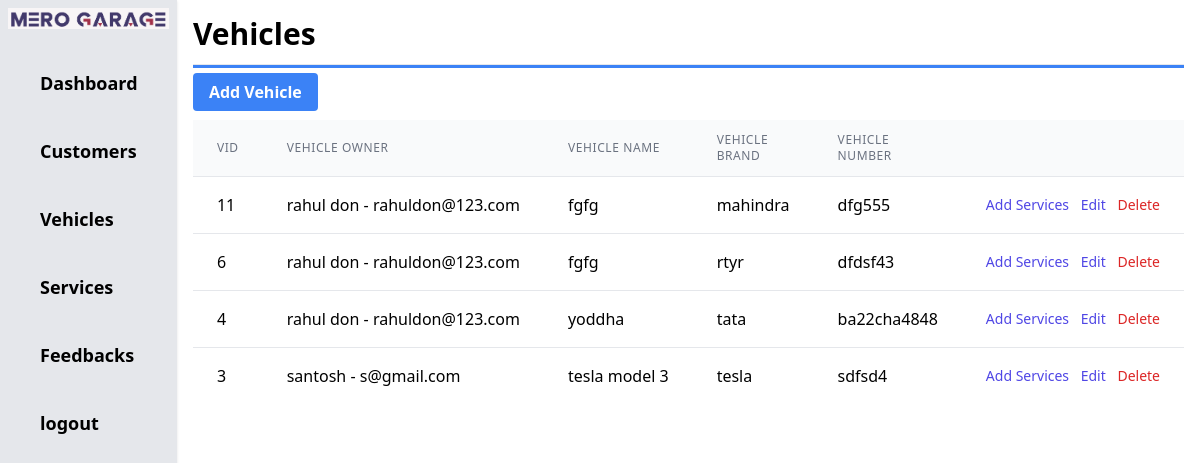
Page /admin/vehicles.php (signed in) on the committed database.
### tables this page shows
CREATE TABLE `vehicles` (
  `vid` int(11) NOT NULL,
  `cid` int(50) NOT NULL,
  `cname` varchar(50) NOT NULL,
  `vname` varchar(100) NOT NULL,
  `vbrand` varchar(50) NOT NULL,
  `vnumber` varchar(50) NOT NULL,
  `vservice` varchar(1000) NOT NULL
);

### admin/vehicles.php (the view, shortened to what this page needs)
<?php include 'header.php';
   if(isset($_SESSION['email'])){
       $email = $_SESSION['email'];
   }
?>
<?php
    $qry = "SELECT * FROM vehicles ORDER BY vid DESC";
    include '../includes/dbconnection.php';
    $result = mysqli_query($conn, $qry);
?>
<h1 class="text-3xl font-bold">Vehicles</h1>
    <hr class="my-3 h-1 bg-blue-500">
    <?php if($email == 'admin@gmail.com'){ ?>
        <div class="mb-4">
            <a href="addvehicle.php" class="bg-blue-500 hover:bg-blue-700 text-white font-bold py-2 px-4 rounded">Add Vehicle</a>
        </div>
        <div class="">
            <table class="min-w-full divide-y divide-gray-200">
                <thead class="bg-gray-50">
                    <tr>
                        <th scope="col"
                            class="px-6 py-3 text-left text-xs font-medium text-gray-500 uppercase tracking-wider">
                            VID</th>
                        <th scope="col"
                            class="px-6 py-3 text-left text-xs font-medium text-gray-500 uppercase tracking-wider">
                            Vehicle Owner</th>
                        <th scope="col"
                            class="px-6 py-3 text-left text-xs font-medium text-gray-500 uppercase tracking-wider">
                            Vehicle Name</th>
                        <th scope="col"
                            class="px-6 py-3 text-left text-xs font-medium text-gray-500 uppercase tracking-wider">
                            Vehicle Brand</th>
                        <th scope="col"
                            class="px-6 py-3 text-left text-xs font-medium text-gray-500 uppercase tracking-wider">
                            Vehicle Number</th>
                        <th scope="col" class="relative px-6 py-3">
                        </th>
                    </tr>
                </thead>
                <tbody class="bg-white divide-y divide-gray-200">
                    <?php while($row = mysqli_fetch_assoc($result)){  ?>
                    <tr>
                        <td class="px-6 py-4 whitespace-nowrap"><?php echo $row['vid'];?></td>
                        <td class="px-6 py-4 whitespace-nowrap"><?php echo $row['cname'];?></td>
                        <td class="px-6 py-4 whitespace-nowrap"><?php echo $row['vname'];?></td>
                        <td class="px-6 py-4 whitespace-nowrap"><?php echo $row['vbrand'];?></td>
                        <td class="px-6 py-4 whitespace-nowrap"><?php echo $row['vnumber'];?></td>
                        <td class="px-6 py-4 whitespace-nowrap text-right text-sm font-medium">
                            <a href="addservices.php?vid=<?php echo $row['vid'];?>" class="text-indigo-600 hover:text-indigo-900 mr-2">Add Services</a>
                            <a href="editvehicle.php?vid=<?php echo $row['vid'];?>" class="text-indigo-600 hover:text-indigo-900 mr-2">Edit</a>
                            <a href="vehicles.php?vid=<?php echo $row['vid'];?>" class="text-red-600 hover:text-red-900">Delete</a>
                        </td>
                    </tr>
                    <?php } ?>
                </tbody>
            </table>
        </div>
        <?php } ?>

### rows in the picture
vehicles: vid "11", cname "rahul don - rahuldon@123.com", vname "fgfg", vbrand "mahindra", vnumber "dfg555"
vehicles: vid "6", cname "rahul don - rahuldon@123.com", vname "fgfg", vbrand "rtyr", vnumber "dfdsf43"
vehicles: vid "4", cname "rahul don - rahuldon@123.com", vname "yoddha", vbrand "tata", vnumber "ba22cha4848"
vehicles: vid "3", cname "santosh - s@gmail.com", vname "tesla model 3", vbrand "tesla", vnumber "sdfsd4"
